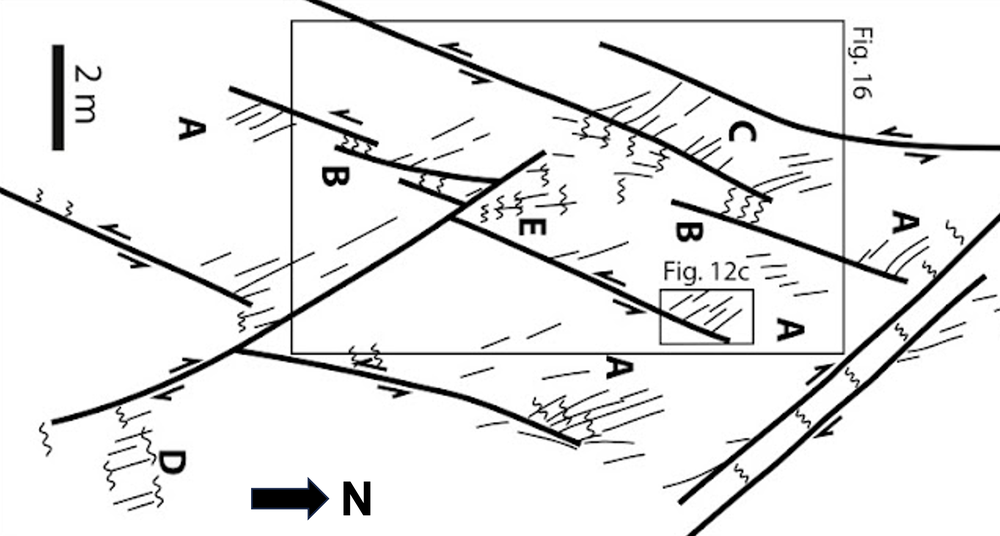
#> input picture fractures-matelles.png, 1000 x 536 px, shrunk from 1796 x 962 before the run
$ python detectContours.py
#> lines starting #> are read from the running program, lines starting #| are printed output that depends on the picture; after the words box and inside, x2 and y2 are one past the last pixel; in counts of white or black regions, pixels touching at a corner belong together
import matplotlib.pyplot as plt
import cv2
import numpy as np

# Load the image
image_path = "fractures-matelles.png"
image = cv2.imread(image_path)
#> image is the input picture: shape (536, 1000, 3); mean B, G, R 233.5, 233.4, 233.4

# Convert to grayscale
gray = cv2.cvtColor(image, cv2.COLOR_BGR2GRAY)

# Apply Gaussian blur to reduce noise
blurred = cv2.GaussianBlur(gray, (5, 5), 0)
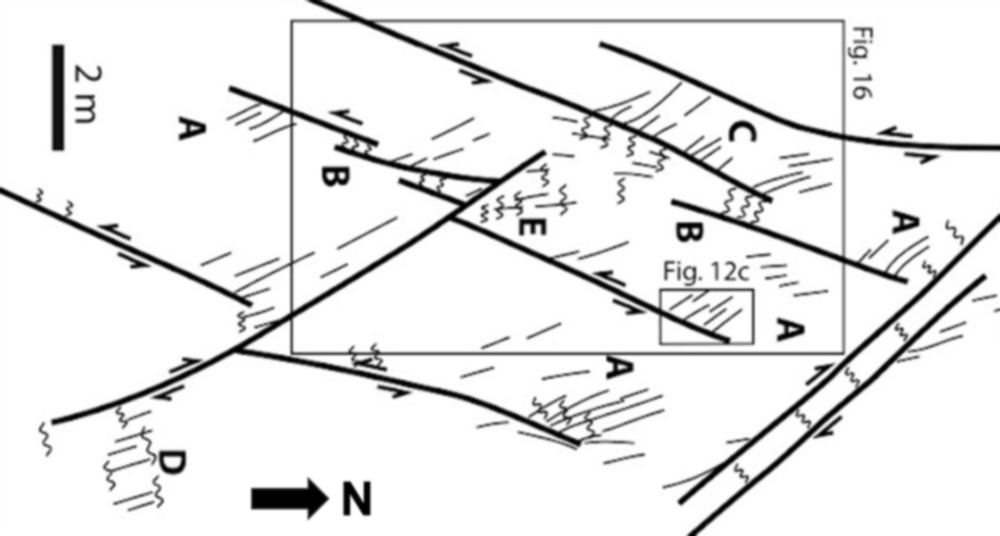
#> blurred: shape (536, 1000); min 0, max 255, mean 233.4

# Use Canny edge detection to detect edges
edges = cv2.Canny(blurred, 50, 150)
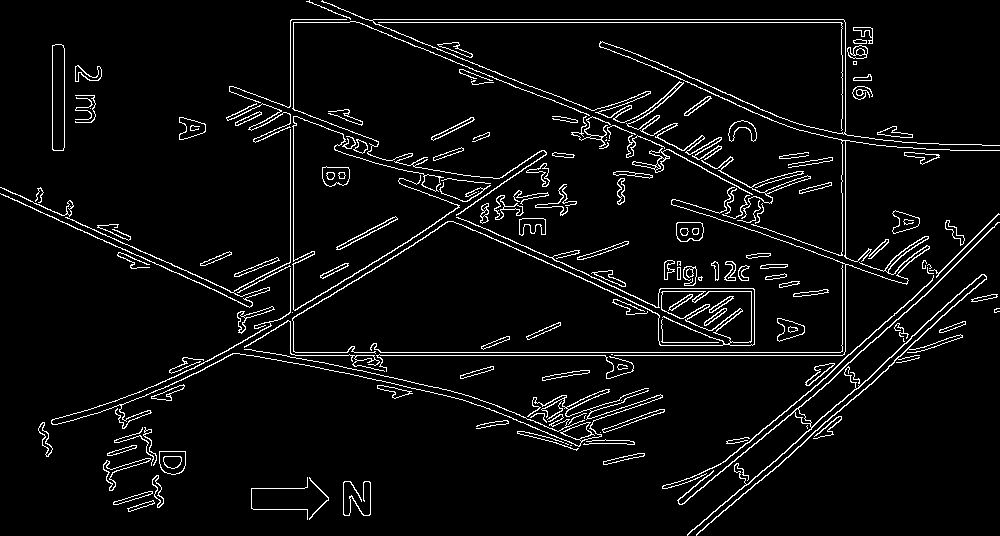
#> edges: shape (536, 1000); 5.1% white in thin lines or dots

# Use Hough Line Transform to detect lines
lines = cv2.HoughLinesP(edges, 1, np.pi / 180, threshold=80, minLineLength=50, maxLineGap=10)
#> lines = 87 rows, first 6: [290, 352, 860, 352], [365, 19, 843, 19], [373, 22, 845, 22], [282, 355, 857, 355], [290, 362, 290, 20], [321, 1, 664, 140]

# Create a copy of the original image to draw lines
line_image = image.copy()

# Draw the detected lines
if lines is not None:
    for line in lines:
        x1, y1, x2, y2 = line[0]
        cv2.line(line_image, (x1, y1), (x2, y2), (0, 255, 0), 2)
#> this loop made 87 passes
#> (x1, y1, x2, y2) on passes 1 to 12: (290, 352, 860, 352), (365, 19, 843, 19), (373, 22, 845, 22), (282, 355, 857, 355), (290, 362, 290, 20), (321, 1, 664, 140), (845, 375, 845, 23), (211, 359, 419, 234), (842, 181, 842, 55), (293, 363, 293, 19), (321, 7, 561, 104), (882, 364, 981, 274)
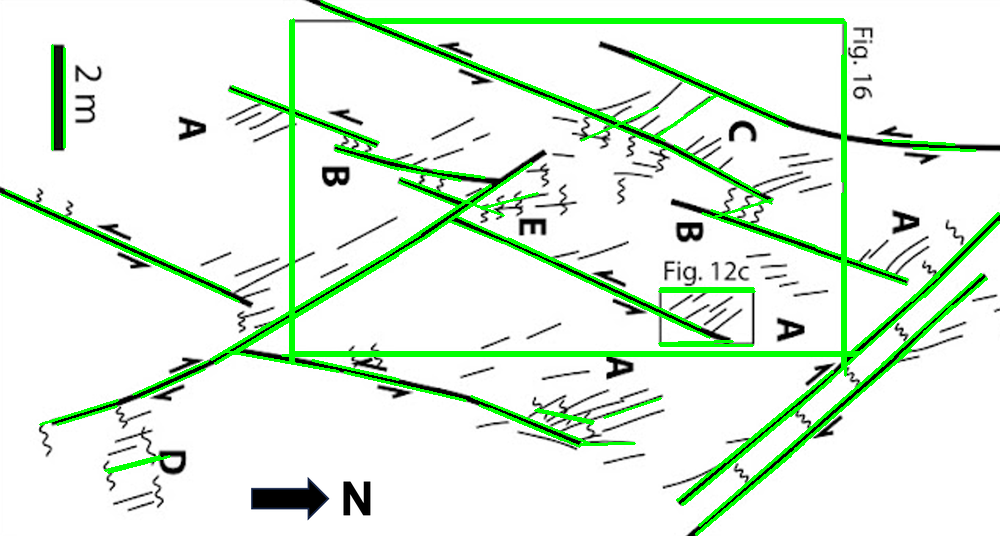
#> line_image: shape (536, 1000, 3); 6.4% of pixels changed, all inside (x1, y1, x2, y2) = (0, 0, 1000, 536)

# Convert BGR to RGB for displaying with matplotlib
line_image_rgb = cv2.cvtColor(line_image, cv2.COLOR_BGR2RGB)

# Show the image with detected lines
plt.figure(figsize=(12, 8))
plt.imshow(line_image_rgb)
plt.title("Detected Linear Features (Fractures/Faults)")
plt.axis("off")
plt.show()
